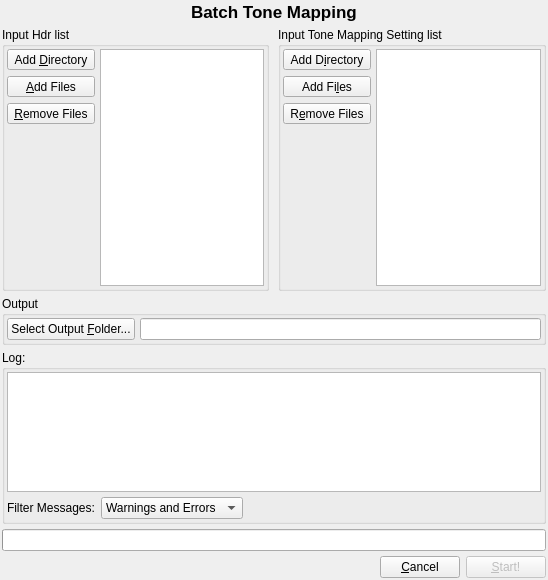
<ui version="4.0" >
 <class>BatchTMDialog</class>
 <widget class="QDialog" name="BatchTMDialog" >
  <property name="geometry" >
   <rect>
    <x>0</x>
    <y>0</y>
    <width>548</width>
    <height>580</height>
   </rect>
  </property>
  <property name="windowTitle" >
   <string>Batch Tone Mapping</string>
  </property>
  <property name="windowIcon" >
   <iconset resource="../icons.qrc" >:/new/prefix1/images/qtpfsgui.png</iconset>
  </property>
  <layout class="QVBoxLayout" >
   <property name="margin" >
    <number>2</number>
   </property>
   <property name="spacing" >
    <number>5</number>
   </property>
   <item>
    <layout class="QHBoxLayout" >
     <property name="margin" >
      <number>0</number>
     </property>
     <property name="spacing" >
      <number>6</number>
     </property>
     <item>
      <spacer>
       <property name="orientation" >
        <enum>Qt::Horizontal</enum>
       </property>
       <property name="sizeHint" >
        <size>
         <width>40</width>
         <height>20</height>
        </size>
       </property>
      </spacer>
     </item>
     <item>
      <widget class="QLabel" name="label_3" >
       <property name="text" >
        <string>&lt;html>&lt;head>&lt;meta name="qrichtext" content="1" />&lt;style type="text/css">
p, li { white-space: pre-wrap; }
&lt;/style>&lt;/head>&lt;body style=" font-family:'Sans Serif'; font-size:9pt; font-weight:400; font-style:normal; text-decoration:none;">
&lt;p style=" margin-top:0px; margin-bottom:0px; margin-left:0px; margin-right:0px; -qt-block-indent:0; text-indent:0px;">&lt;span style=" font-size:13pt; font-weight:600;">Batch Tone Mapping&lt;/span>&lt;/p>&lt;/body>&lt;/html></string>
       </property>
      </widget>
     </item>
     <item>
      <spacer>
       <property name="orientation" >
        <enum>Qt::Horizontal</enum>
       </property>
       <property name="sizeHint" >
        <size>
         <width>40</width>
         <height>20</height>
        </size>
       </property>
      </spacer>
     </item>
    </layout>
   </item>
   <item>
    <layout class="QHBoxLayout" >
     <property name="margin" >
      <number>0</number>
     </property>
     <property name="spacing" >
      <number>9</number>
     </property>
     <item>
      <widget class="QGroupBox" name="groupBox_3" >
       <property name="title" >
        <string>Input Hdr list</string>
       </property>
       <layout class="QHBoxLayout" >
        <property name="margin" >
         <number>2</number>
        </property>
        <property name="spacing" >
         <number>5</number>
        </property>
        <item>
         <layout class="QVBoxLayout" >
          <property name="margin" >
           <number>0</number>
          </property>
          <property name="spacing" >
           <number>6</number>
          </property>
          <item>
           <widget class="QToolButton" name="add_dir_HDRs_Button" >
            <property name="sizePolicy" >
             <sizepolicy>
              <hsizetype>5</hsizetype>
              <vsizetype>0</vsizetype>
              <horstretch>0</horstretch>
              <verstretch>0</verstretch>
             </sizepolicy>
            </property>
            <property name="toolTip" >
             <string>Add all the HDRs in a directory to the list.</string>
            </property>
            <property name="text" >
             <string>Add &amp;Directory</string>
            </property>
            <property name="icon" >
             <iconset resource="../icons.qrc" >:/new/prefix1/images/fileopen.png</iconset>
            </property>
            <property name="toolButtonStyle" >
             <enum>Qt::ToolButtonTextUnderIcon</enum>
            </property>
           </widget>
          </item>
          <item>
           <widget class="QToolButton" name="add_HDRs_Button" >
            <property name="sizePolicy" >
             <sizepolicy>
              <hsizetype>5</hsizetype>
              <vsizetype>0</vsizetype>
              <horstretch>0</horstretch>
              <verstretch>0</verstretch>
             </sizepolicy>
            </property>
            <property name="toolTip" >
             <string>Add single HDR files to the list.</string>
            </property>
            <property name="text" >
             <string>&amp;Add Files</string>
            </property>
            <property name="icon" >
             <iconset resource="../icons.qrc" >:/new/prefix1/images/add.png</iconset>
            </property>
            <property name="toolButtonStyle" >
             <enum>Qt::ToolButtonTextUnderIcon</enum>
            </property>
           </widget>
          </item>
          <item>
           <widget class="QToolButton" name="remove_HDRs_Button" >
            <property name="sizePolicy" >
             <sizepolicy>
              <hsizetype>5</hsizetype>
              <vsizetype>0</vsizetype>
              <horstretch>0</horstretch>
              <verstretch>0</verstretch>
             </sizepolicy>
            </property>
            <property name="toolTip" >
             <string>Remove single HDR files to the list.</string>
            </property>
            <property name="text" >
             <string>&amp;Remove Files</string>
            </property>
            <property name="icon" >
             <iconset resource="../icons.qrc" >:/new/prefix1/images/remove.png</iconset>
            </property>
            <property name="toolButtonStyle" >
             <enum>Qt::ToolButtonTextUnderIcon</enum>
            </property>
           </widget>
          </item>
          <item>
           <spacer>
            <property name="orientation" >
             <enum>Qt::Vertical</enum>
            </property>
            <property name="sizeHint" >
             <size>
              <width>20</width>
              <height>40</height>
             </size>
            </property>
           </spacer>
          </item>
         </layout>
        </item>
        <item>
         <widget class="QListWidget" name="listWidget_HDRs" >
          <property name="toolTip" >
           <string>List of HDRs that will be tone mapped</string>
          </property>
          <property name="selectionMode" >
           <enum>QAbstractItemView::ContiguousSelection</enum>
          </property>
          <property name="selectionBehavior" >
           <enum>QAbstractItemView::SelectRows</enum>
          </property>
         </widget>
        </item>
       </layout>
      </widget>
     </item>
     <item>
      <widget class="QGroupBox" name="groupBox_5" >
       <property name="title" >
        <string>Input Tone Mapping Setting list</string>
       </property>
       <layout class="QHBoxLayout" >
        <property name="margin" >
         <number>2</number>
        </property>
        <property name="spacing" >
         <number>5</number>
        </property>
        <item>
         <layout class="QVBoxLayout" >
          <property name="margin" >
           <number>0</number>
          </property>
          <property name="spacing" >
           <number>6</number>
          </property>
          <item>
           <widget class="QToolButton" name="add_dir_TMopts_Button" >
            <property name="sizePolicy" >
             <sizepolicy>
              <hsizetype>5</hsizetype>
              <vsizetype>0</vsizetype>
              <horstretch>0</horstretch>
              <verstretch>0</verstretch>
             </sizepolicy>
            </property>
            <property name="toolTip" >
             <string>Add all the Tone Mapping Setting files in a directory to the list.</string>
            </property>
            <property name="text" >
             <string>Add D&amp;irectory</string>
            </property>
            <property name="icon" >
             <iconset resource="../icons.qrc" >:/new/prefix1/images/fileopen.png</iconset>
            </property>
            <property name="toolButtonStyle" >
             <enum>Qt::ToolButtonTextUnderIcon</enum>
            </property>
           </widget>
          </item>
          <item>
           <widget class="QToolButton" name="add_TMopts_Button" >
            <property name="sizePolicy" >
             <sizepolicy>
              <hsizetype>5</hsizetype>
              <vsizetype>0</vsizetype>
              <horstretch>0</horstretch>
              <verstretch>0</verstretch>
             </sizepolicy>
            </property>
            <property name="toolTip" >
             <string>Add single Tone Mapping Setting files to the list.</string>
            </property>
            <property name="text" >
             <string>Add Fi&amp;les</string>
            </property>
            <property name="icon" >
             <iconset resource="../icons.qrc" >:/new/prefix1/images/add.png</iconset>
            </property>
            <property name="toolButtonStyle" >
             <enum>Qt::ToolButtonTextUnderIcon</enum>
            </property>
           </widget>
          </item>
          <item>
           <widget class="QToolButton" name="remove_TMOpts_Button" >
            <property name="sizePolicy" >
             <sizepolicy>
              <hsizetype>5</hsizetype>
              <vsizetype>0</vsizetype>
              <horstretch>0</horstretch>
              <verstretch>0</verstretch>
             </sizepolicy>
            </property>
            <property name="toolTip" >
             <string>Remove single Tone Mapping Setting files to the list.</string>
            </property>
            <property name="text" >
             <string>R&amp;emove Files</string>
            </property>
            <property name="icon" >
             <iconset resource="../icons.qrc" >:/new/prefix1/images/remove.png</iconset>
            </property>
            <property name="toolButtonStyle" >
             <enum>Qt::ToolButtonTextUnderIcon</enum>
            </property>
           </widget>
          </item>
          <item>
           <spacer>
            <property name="orientation" >
             <enum>Qt::Vertical</enum>
            </property>
            <property name="sizeHint" >
             <size>
              <width>20</width>
              <height>40</height>
             </size>
            </property>
           </spacer>
          </item>
         </layout>
        </item>
        <item>
         <widget class="QListWidget" name="listWidget_TMopts" >
          <property name="toolTip" >
           <string>List of Tone Mapping Setting files that will be used to tone map each HDR.</string>
          </property>
          <property name="selectionMode" >
           <enum>QAbstractItemView::ContiguousSelection</enum>
          </property>
          <property name="selectionBehavior" >
           <enum>QAbstractItemView::SelectRows</enum>
          </property>
         </widget>
        </item>
       </layout>
      </widget>
     </item>
    </layout>
   </item>
   <item>
    <widget class="QGroupBox" name="groupBox_4" >
     <property name="toolTip" >
      <string>Specify output folder for the tone mapped files.</string>
     </property>
     <property name="title" >
      <string>Output</string>
     </property>
     <layout class="QHBoxLayout" >
      <property name="margin" >
       <number>2</number>
      </property>
      <property name="spacing" >
       <number>5</number>
      </property>
      <item>
       <widget class="QPushButton" name="out_folder_Button" >
        <property name="text" >
         <string>Select Output &amp;Folder...</string>
        </property>
       </widget>
      </item>
      <item>
       <widget class="QLineEdit" name="out_folder_widgets" >
        <property name="readOnly" >
         <bool>true</bool>
        </property>
       </widget>
      </item>
     </layout>
    </widget>
   </item>
   <item>
    <widget class="QGroupBox" name="groupBox" >
     <property name="title" >
      <string>Log:</string>
     </property>
     <layout class="QVBoxLayout" >
      <property name="margin" >
       <number>2</number>
      </property>
      <property name="spacing" >
       <number>5</number>
      </property>
      <item>
       <widget class="QListView" name="Log_Widget" >
        <property name="sizePolicy" >
         <sizepolicy>
          <hsizetype>7</hsizetype>
          <vsizetype>4</vsizetype>
          <horstretch>0</horstretch>
          <verstretch>0</verstretch>
         </sizepolicy>
        </property>
        <property name="maximumSize" >
         <size>
          <width>16777215</width>
          <height>120</height>
         </size>
        </property>
        <property name="toolTip" >
         <string>Batch operations report.</string>
        </property>
        <property name="selectionMode" >
         <enum>QAbstractItemView::NoSelection</enum>
        </property>
        <property name="selectionBehavior" >
         <enum>QAbstractItemView::SelectRows</enum>
        </property>
        <property name="wordWrap" >
         <bool>true</bool>
        </property>
       </widget>
      </item>
      <item>
       <layout class="QHBoxLayout" >
        <property name="margin" >
         <number>0</number>
        </property>
        <property name="spacing" >
         <number>6</number>
        </property>
        <item>
         <widget class="QLabel" name="label" >
          <property name="text" >
           <string>Filter Messages:</string>
          </property>
          <property name="buddy" >
           <cstring>comboBox</cstring>
          </property>
         </widget>
        </item>
        <item>
         <widget class="QComboBox" name="comboBox" >
          <property name="toolTip" >
           <string>Filter messages based on severity.</string>
          </property>
          <item>
           <property name="text" >
            <string>Warnings and Errors</string>
           </property>
          </item>
          <item>
           <property name="text" >
            <string>Errors</string>
           </property>
          </item>
          <item>
           <property name="text" >
            <string>Warnings</string>
           </property>
          </item>
          <item>
           <property name="text" >
            <string>All</string>
           </property>
          </item>
         </widget>
        </item>
        <item>
         <spacer>
          <property name="orientation" >
           <enum>Qt::Horizontal</enum>
          </property>
          <property name="sizeHint" >
           <size>
            <width>40</width>
            <height>20</height>
           </size>
          </property>
         </spacer>
        </item>
       </layout>
      </item>
     </layout>
    </widget>
   </item>
   <item>
    <widget class="QProgressBar" name="overallProgressBar" >
     <property name="toolTip" >
      <string>Overall completion progress.</string>
     </property>
     <property name="orientation" >
      <enum>Qt::Horizontal</enum>
     </property>
    </widget>
   </item>
   <item>
    <layout class="QHBoxLayout" >
     <property name="margin" >
      <number>0</number>
     </property>
     <property name="spacing" >
      <number>6</number>
     </property>
     <item>
      <spacer>
       <property name="orientation" >
        <enum>Qt::Horizontal</enum>
       </property>
       <property name="sizeHint" >
        <size>
         <width>40</width>
         <height>20</height>
        </size>
       </property>
      </spacer>
     </item>
     <item>
      <widget class="QPushButton" name="cancelbutton" >
       <property name="text" >
        <string>&amp;Cancel</string>
       </property>
       <property name="autoDefault" >
        <bool>false</bool>
       </property>
      </widget>
     </item>
     <item>
      <widget class="QPushButton" name="BatchGoButton" >
       <property name="enabled" >
        <bool>false</bool>
       </property>
       <property name="toolTip" >
        <string>Start batch tone mapping.</string>
       </property>
       <property name="text" >
        <string>&amp;Start!</string>
       </property>
       <property name="default" >
        <bool>true</bool>
       </property>
      </widget>
     </item>
    </layout>
   </item>
  </layout>
 </widget>
 <tabstops>
  <tabstop>add_dir_HDRs_Button</tabstop>
  <tabstop>add_HDRs_Button</tabstop>
  <tabstop>remove_HDRs_Button</tabstop>
  <tabstop>add_dir_TMopts_Button</tabstop>
  <tabstop>add_TMopts_Button</tabstop>
  <tabstop>remove_TMOpts_Button</tabstop>
  <tabstop>out_folder_Button</tabstop>
  <tabstop>comboBox</tabstop>
  <tabstop>cancelbutton</tabstop>
  <tabstop>BatchGoButton</tabstop>
  <tabstop>listWidget_HDRs</tabstop>
  <tabstop>listWidget_TMopts</tabstop>
  <tabstop>out_folder_widgets</tabstop>
 </tabstops>
 <resources>
  <include location="../icons.qrc" />
 </resources>
 <connections>
  <connection>
   <sender>cancelbutton</sender>
   <signal>clicked()</signal>
   <receiver>BatchTMDialog</receiver>
   <slot>reject()</slot>
   <hints>
    <hint type="sourcelabel" >
     <x>463</x>
     <y>576</y>
    </hint>
    <hint type="destinationlabel" >
     <x>327</x>
     <y>524</y>
    </hint>
   </hints>
  </connection>
 </connections>
</ui>
